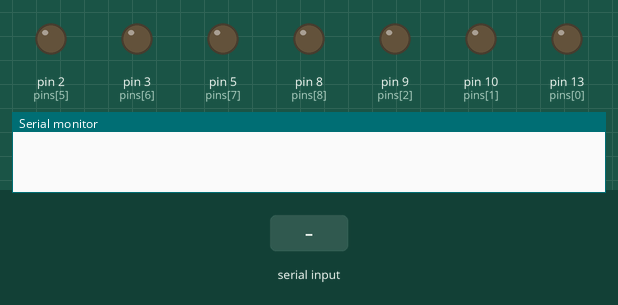
This sketch was run on a simulated Arduino Uno, built with avr-gcc and run on an emulated ATmega328P. On the bench: output pins drawn as LEDs (lit = HIGH), the last lines printed to the serial monitor. Inputs (shaded band) come from the test bench.

Above: at 1.2 s.
1.3 s: "1" received over Serial
At 3.0 s:
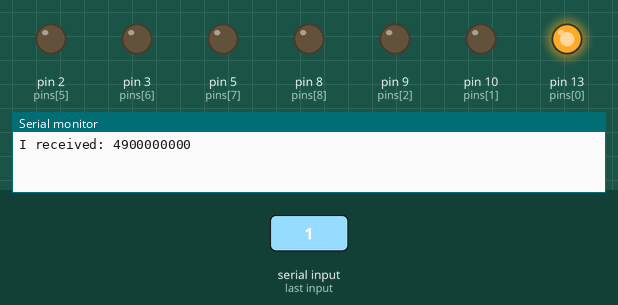
3.8 s: "0" received over Serial
At 6.1 s:
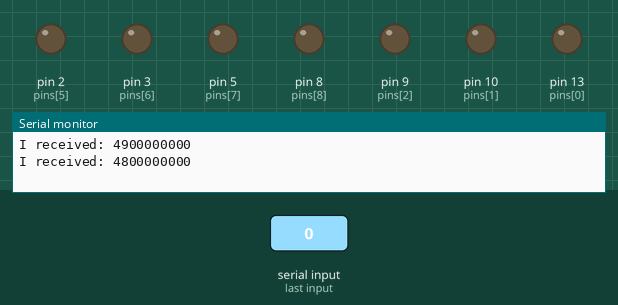
Timing chart, 0 to 7.6 s (numbered marks = the images above; inputs shaded):
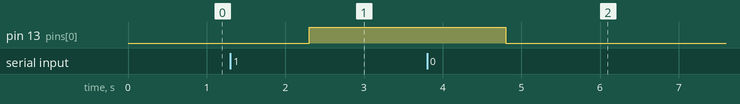

The sketch:

ArduinoControlCode.ino
```cpp
int numPins = 9;
//int pins[] = {8,7,5,3,2,0,9,10,11}; // correct sequence !
//int pins[] = {11,10,9,0,1,2,3,5,8};
int pins[] = {13,10,9,0,1,2,3,5,8};
char incomingBytes[] = {0,0,0,0,0,0,0,0,0} ;
char curState[] = {0,0,0,0,0,0,0,0,0};
void setup() {
  for (int i=0; i<numPins; i++){
    pinMode(pins[i],OUTPUT);
  }
  Serial.begin(9600);
}

void loop() {
//  Serial.println(Serial.available());
//  Serial.print("Incoming Bytes: ");
//  for (int i=0; i < numPins-1; i++){
//    Serial.print(incomingBytes[i],DEC);
//  }
//  Serial.println(incomingBytes[8],DEC);
  if (Serial.available() > 0){
    Serial.readBytesUntil(10,incomingBytes,9);
    Serial.print("I received: ");
    for (int i=0; i < numPins-1; i++){
      Serial.print(incomingBytes[i],DEC);
    }
    Serial.println(incomingBytes[8],DEC);

  }
  for (int i = 0; i<numPins;i++){
    if (incomingBytes[i] != curState[i]){
      curState[i] = incomingBytes[i];
      if (curState[i] == 49){
        digitalWrite(pins[i],HIGH);
      }else if (curState[i] == 48){
        digitalWrite(pins[i],LOW);
      }
    }
  }
}
```

Measured:
- after the input at 1.3 s, pin 13 (pins[0]): LOW → HIGH after 1.0 s
- after the input at 3.8 s, pin 13 (pins[0]): HIGH → LOW after 1.0 s
